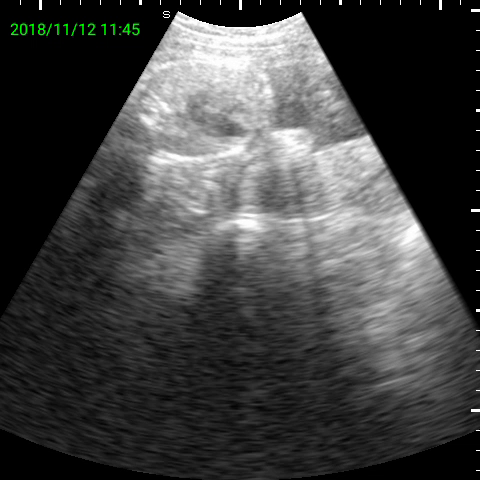
#> input picture frame 11 of notebooks/data/FH/1.mp4, 480 x 480 px
$ python denoise.py
#> lines starting #> are read from the running program, lines starting #| are printed output that depends on the picture
import numpy as np
import cv2
from matplotlib import pyplot as plt

cap = cv2.VideoCapture('1.mp4')
fourcc = cv2.VideoWriter_fourcc(*'XVID')
out = cv2.VideoWriter('output.avi',fourcc, 10.0, (480,480))

while True:
    try:
        _,frame = cap.read()
#> frame is the input picture: shape (480, 480, 3); mean B, G, R 65.4, 65.8, 65.4
        edges = cv2.Canny(frame,100,200)
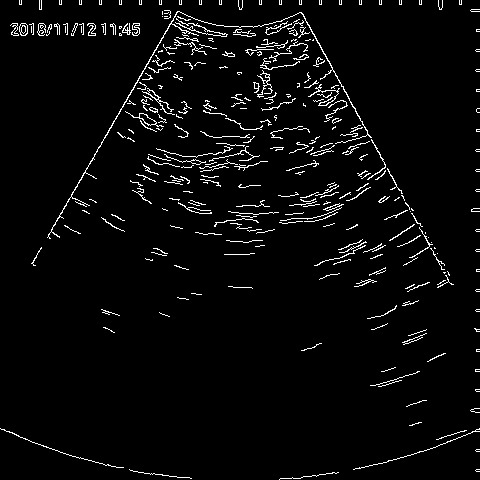
#> edges: shape (480, 480); 3.6% white in thin lines or dots
        frame = cv2.cvtColor(frame, code=cv2.COLOR_BGR2RGB)
        # cv2.imshow('canny',frame)
        dst = cv2.fastNlMeansDenoisingColored(frame, None, 10, 10, 7, 21)
        cv2.imshow('canny',dst)
        out.write(dst)
        key = cv2.waitKey(1) & 0xff
#> (key q is pressed here)
        if key == ord('q'):
            break
    except:
        out.release()

    # dst = cv2.fastNlMeansDenoisingColored(img, None, 10, 10, 7, 21)
    # # dst2=cv2.cvtColor(dst,code=cv2.COLOR_BGR2RGB)
    #
    # plt.subplot(121), plt.imshow(img)
    # # plt.subplot(122), plt.imshow(dst)
    # # plt.subplot(122), plt.imshow(dst2)
    # plt.show()

$ run again, starting later in the video
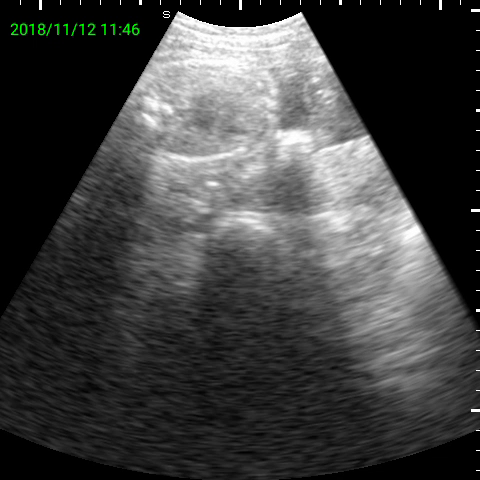
#> input picture frame 53 of notebooks/data/FH/1.mp4, 480 x 480 px
#> frame is the input picture: shape (480, 480, 3); mean B, G, R 63.9, 64.2, 63.9
#> `edges = cv2.Canny(frame,100,200)`:
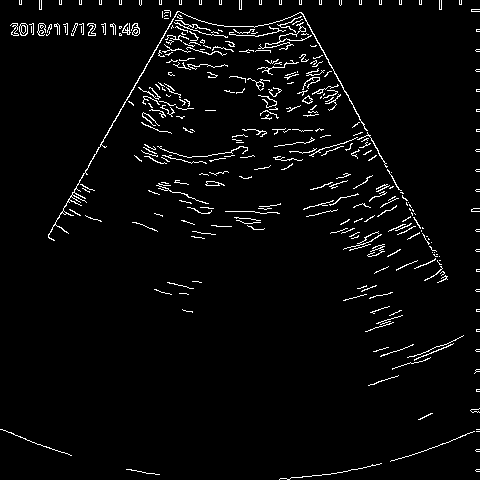
#> edges: shape (480, 480); 3.3% white in thin lines or dots

$ run again, starting later in the video
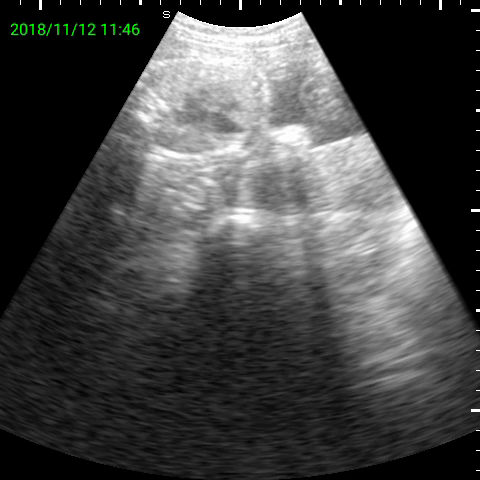
#> input picture frame 94 of notebooks/data/FH/1.mp4, 480 x 480 px
#> frame is the input picture: shape (480, 480, 3); mean B, G, R 65.8, 66.1, 65.8
#> `edges = cv2.Canny(frame,100,200)`:
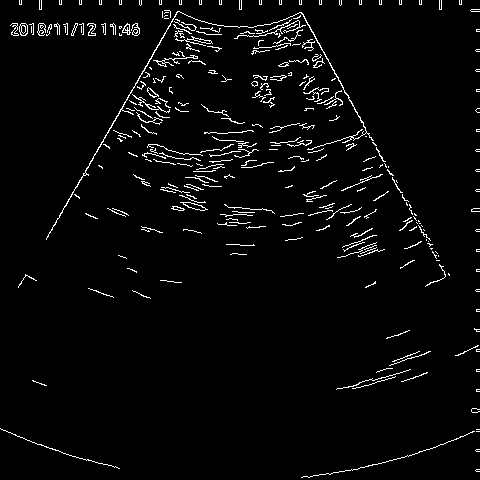
#> edges: shape (480, 480); 3.2% white in thin lines or dots
